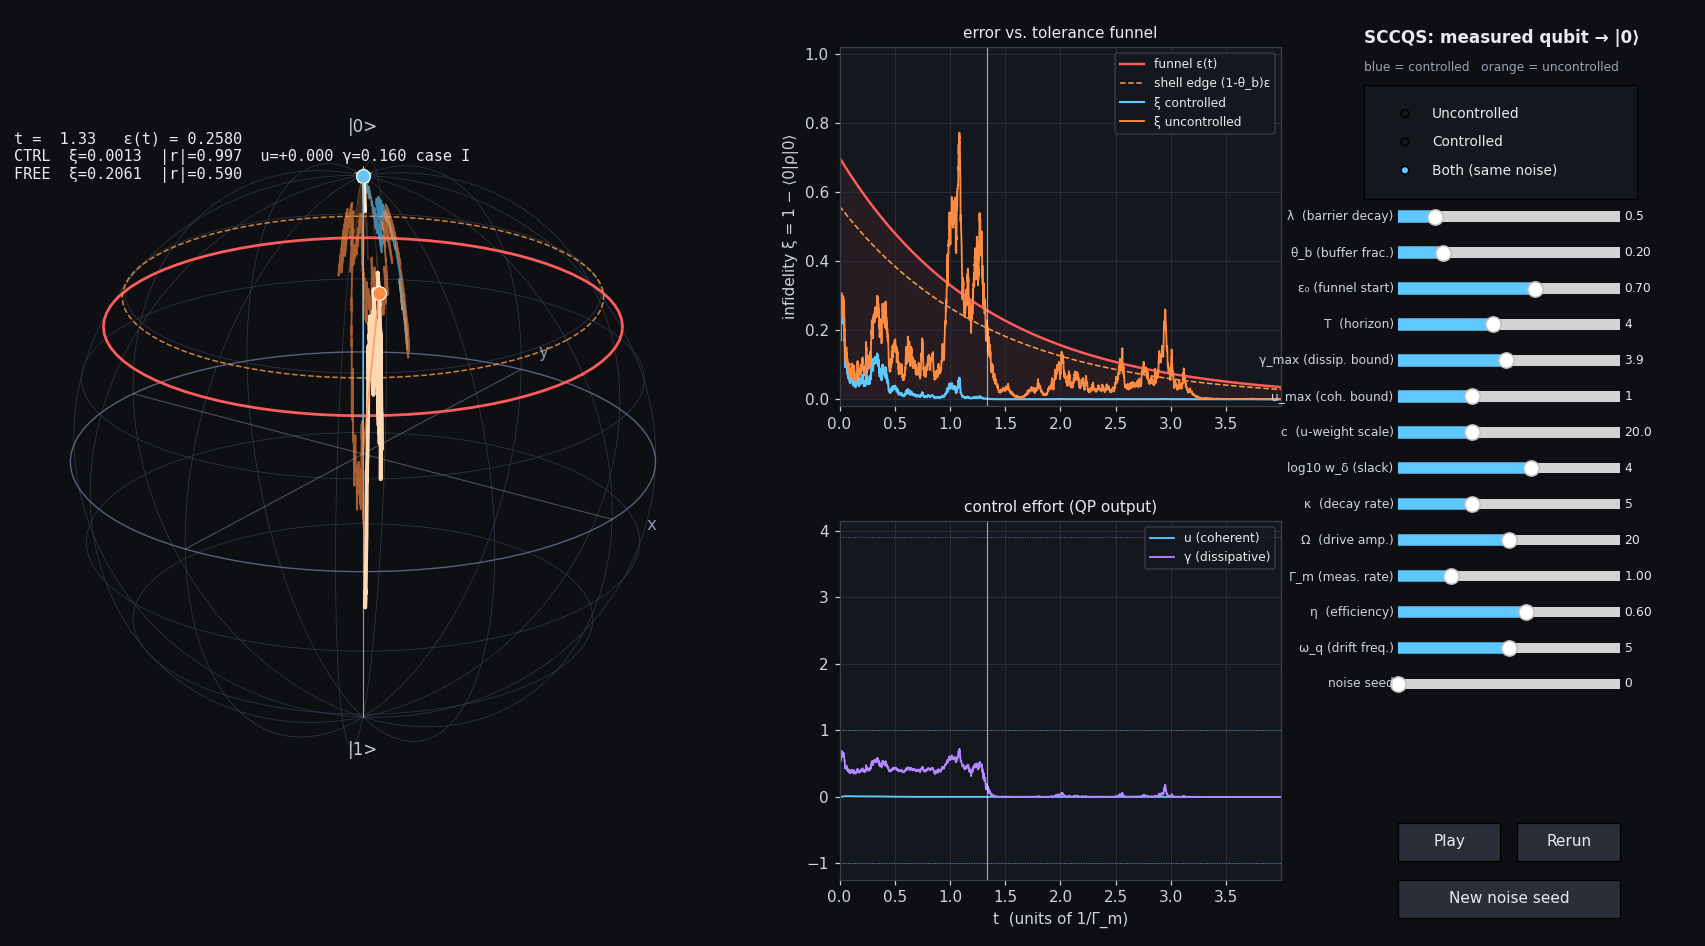

Julia code for this plot:
# How to run
#   julia --project bloch_demo.jl              # interactive window
#   julia --project bloch_demo.jl --headless   # timing + smoke-test PNG
# Requires:  ] add GLMakie   

using GLMakie
using Random, Printf, LinearAlgebra

# parameters 
const DEFAULTS = Dict{Symbol,Float64}(
    :omega_q => 5.0, :Omega => 20.0, :Gamma_m => 1.0, :kappa => 5.0, :eta => 0.6,
    :eps0 => 0.70, :eps_T => 1e-4, :T => 4.0, :theta_b => 0.20, :lam => 0.5,
    :c => 20.0, :wgamma => 1.0, :wdelta => 1e4, :umax => 1.0, :gmax => 3.90,
    :dt => 1e-3, :seed => 0.0,
)
# rho0 = [0.78 0.08; 0.08 0.22]  ->  r0 = (2 Re rho01, -2 Im rho01, rho00 - rho11)
const R0 = (0.16, 0.0, 0.56)

# QP case codes (stored as Int8 for a compact, type-stable trace)
const CASE_NAMES = ("-", "V", "I", "II", "III", "IV")
const C_NONE, C_V, C_I, C_II, C_III, C_IV = Int8.(0:5)
casename(c::Integer) = CASE_NAMES[c + 1]

nsteps(p) = round(Int, p[:T] / p[:dt])
noise(p)  = randn(Xoshiro(round(Int, p[:seed])), nsteps(p)) .* sqrt(p[:dt])

# QP
function solve_qp(alpha, bH, bD, V, lam, wu, wg, wd, umax, gmax)
    Θ = alpha + lam * V
    Θ <= 0.0 && return 0.0, 0.0, C_V
    ν = Θ / (bH^2 / wu + bD^2 / wg + 1.0 / wd)
    u, g = -ν * bH / wu, -ν * bD / wg
    u_ok, g_ok = abs(u) <= umax, g <= gmax
    u_ok && g_ok && return u, g, C_I
    usat = u != 0.0 ? copysign(umax, u) : 0.0
    if !u_ok && g_ok
        ν2 = (alpha + bH * usat + lam * V) / (bD^2 / wg + 1.0 / wd)
        g2 = -ν2 * bD / wg
        return g2 <= gmax ? (usat, g2, C_II) : (usat, gmax, C_IV)
    end
    if u_ok && !g_ok
        ν3 = (alpha + bD * gmax + lam * V) / (bH^2 / wu + 1.0 / wd)
        u3 = -ν3 * bH / wu
        return abs(u3) <= umax ? (u3, gmax, C_III) : (copysign(umax, u3), gmax, C_IV)
    end
    return usat, gmax, C_IV
end

#sim
struct SimResult
    t::Vector{Float64}
    x::Matrix{Float64}        # n × 3 Bloch vector
    pts::Vector{Point3f}      # same, for plotting
    xi::Vector{Float64}
    eps::Vector{Float64}
    u::Vector{Float64}
    gamma::Vector{Float64}
    case::Vector{Int8}
    confined::Bool
end

function simulate(p::AbstractDict, controlled::Bool, dW::AbstractVector = noise(p))
    om, Om, Gm, kap, eta = p[:omega_q], p[:Omega], p[:Gamma_m], p[:kappa], p[:eta]
    dt, T = p[:dt], p[:T]
    n = nsteps(p)
    length(dW) == n || throw(ArgumentError("length(dW) = $(length(dW)) ≠ n = $n"))

    eps0, epsT = p[:eps0], p[:eps_T]
    r_f = -log(0.05) / T
    theta_b, lam = p[:theta_b], p[:lam]
    c, wg, wd, umax, gmax = p[:c], p[:wgamma], p[:wdelta], p[:umax], p[:gmax]
    eps_f  = 1e-2
    sq     = sqrt(eta * Gm)      # sigma_xi = -sq (1 - z^2)
    sq2    = 2.0 * sq            # Bloch diffusion prefactor
    etaGm4 = 4.0 * eta * Gm      # Milstein prefactor

    x, y, z = R0
    X = Matrix{Float64}(undef, n, 3)
    XI = Vector{Float64}(undef, n); EPS = Vector{Float64}(undef, n)
    U = zeros(n); GAM = zeros(n); CASE = fill(C_NONE, n)
    confined = true

    @inbounds for k in 1:n
        t = (k - 1) * dt
        xi = 0.5 * (1.0 - z)
        e_exp = (eps0 - epsT) * exp(-r_f * t)
        eps_t = epsT + e_exp
        xi >= eps_t && (confined = false)

        u = g = 0.0
        case = C_NONE
        if controlled
            s = max(eps_t - xi, theta_b * eps_t)
            V = -log(s / eps_t)
            sig = -sq * (1.0 - z^2)
            bH = -Om * y
            bD = -kap * xi
            eps_dot = -r_f * e_exp
            alpha = -(xi / eps_t) * eps_dot + 0.5 * (1.0 / s) * sig^2
            wu = c / (abs(bH) + eps_f)
            u, g, case = solve_qp(alpha, bH, bD, V, lam, wu, wg, wd, umax, gmax)
        end
        X[k, 1] = x; X[k, 2] = y; X[k, 3] = z
        XI[k] = xi; EPS[k] = eps_t; U[k] = u; GAM[k] = g; CASE[k] = case

        # drift
        hx, hz = 2.0 * u * Om, om
        kg = kap * g
        Fx = -hz * y - 2.0 * Gm * x - 0.5 * kg * x
        Fy = hz * x - hx * z - 2.0 * Gm * y - 0.5 * kg * y
        Fz = hx * y + kg * (1.0 - z)
        # diffusion and Milstein correction
        Gx, Gy, Gz = -sq2 * z * x, -sq2 * z * y, sq2 * (1.0 - z^2)
        q = 2.0 * z^2 - 1.0
        Mx, My, Mz = etaGm4 * x * q, etaGm4 * y * q, -2.0 * etaGm4 * z * (1.0 - z^2)
        dw = dW[k]; m = 0.5 * (dw^2 - dt)
        x += Fx * dt + Gx * dw + Mx * m
        y += Fy * dt + Gy * dw + My * m
        z += Fz * dt + Gz * dw + Mz * m
        rr = sqrt(x^2 + y^2 + z^2)
        if rr > 1.0
            x /= rr; y /= rr; z /= rr
        end
    end
    pts = Point3f.(view(X, :, 1), view(X, :, 2), view(X, :, 3))
    return SimResult(collect((0:n-1) .* dt), X, pts, XI, EPS, U, GAM, CASE, confined)
end

const INTERVAL     = 0.033   # s per animation frame (~30 fps)
const PLAY_SECONDS = 8.0     # wall-clock length of one playback
const TAIL         = 250     # bright highlighted tail, in sim steps
const DEBOUNCE     = 0.15    # s after the last slider motion before re-sim

const BG, PANEL, GRID, SPINE = "#0e0f13", "#15171e", "#2a2e38", "#3a3f4c"
const FG, FG2, FG3 = "#e8eaf0", "#cfd3dc", "#9aa1b3"
const C_CTRL, C_FREE, C_EPS, C_SHELL, C_GAM = "#5ec8ff", "#ff8c42", "#ff5c5c", "#ff9f43", "#b388ff"
const RUN_KEYS = (:ctrl, :free)
const CTRL_KEYS = (:lam, :theta_b, :eps0, :gmax, :umax, :c, :wdelta)

const SLIDER_SPECS = [
    (:lam,     "λ  (barrier decay)",    0.0,  3.0,  false),
    (:theta_b, "θ_b (buffer frac.)",    0.02, 0.9,  false),
    (:eps0,    "ε₀ (funnel start)",     0.30, 0.95, false),
    (:T,       "T  (horizon)",          1.0,  8.0,  false),
    (:gmax,    "γ_max (dissip. bound)", 0.0,  8.0,  false),
    (:umax,    "u_max (coh. bound)",    0.0,  3.0,  false),
    (:c,       "c  (u-weight scale)",   0.1,  60.0, false),
    (:wdelta,  "log₁₀ w_δ (slack)",     1.0,  6.0,  true),
    (:kappa,   "κ  (decay rate)",       0.0,  15.0, false),
    (:Omega,   "Ω  (drive amp.)",       0.0,  40.0, false),
    (:Gamma_m, "Γ_m (meas. rate)",      0.05, 4.0,  false),
    (:eta,     "η  (efficiency)",       0.05, 1.0,  false),
    (:omega_q, "ω_q (drift freq.)",     0.0,  10.0, false),
    (:seed,    "noise seed",            0.0,  99.0, false),
]

function cap_circle(z; m = 80)
    z = clamp(Float64(z), -1.0, 1.0)
    rr = sqrt(max(0.0, 1.0 - z^2))
    [Point3f(rr * cos(θ), rr * sin(θ), z) for θ in range(0, 2π; length = m)]
end

struct RunArtists
    ghost::Observable{Vector{Point3f}}
    trail::Observable{Vector{Point3f}}
    tail::Observable{Vector{Point3f}}
    dot::Observable{Vector{Point3f}}
    arrow::Observable{Vector{Point3f}}
    xi::Observable{Vector{Point2f}}        # 2-D ξ(t) trace
end
RunArtists() = RunArtists((Observable(Point3f[]) for _ in 1:5)..., Observable(Point2f[]))

mutable struct Demo
    p::Dict{Symbol,Float64}
    mode::Symbol                            # :Uncontrolled | :Controlled | :Both
    runs::Dict{Symbol,SimResult}
    frame::Int
    playing::Bool
    n::Int
    stride::Int
    t::Vector{Float64}
    eps::Vector{Float64}
    debounce::Union{Timer,Nothing}

    fig::Figure
    ax3::Axis3
    ax_xi::Axis
    ax_u::Axis
    art::Dict{Symbol,RunArtists}
    xi_plots::Dict{Symbol,Any}
    cap_eps::Observable{Vector{Point3f}}
    cap_shell::Observable{Vector{Point3f}}
    info::Observable{String}
    cursor::Observable{Vector{Float64}}
    band::Observable{Vector{Point2f}}
    funnel::Observable{Vector{Point2f}}
    shell::Observable{Vector{Point2f}}
    u_line::Observable{Vector{Point2f}}
    g_line::Observable{Vector{Point2f}}
    bounds::Observable{Vector{Float64}}
    u_plots::Vector{Any}
    noctrl_txt::Any
    sliders::Dict{Symbol,Slider}
    slider_labels::Dict{Symbol,Label}
    btn_play::Button
end

function Demo()
    set_theme!(merge(Theme(backgroundcolor = BG, textcolor = FG), theme_dark()))
    fig = Figure(size = (1550, 860), backgroundcolor = BG)

    # Bloch sphere
    ax3 = Axis3(fig[1:2, 1]; aspect = (1, 1, 1), viewmode = :fit,
                limits = (-1.1, 1.1, -1.1, 1.1, -1.1, 1.1),
                elevation = deg2rad(22), azimuth = 1.275π,
                backgroundcolor = BG, protrusions = 0,
                xypanelvisible = false, xzpanelvisible = false, yzpanelvisible = false,
                xspinesvisible = false, yspinesvisible = false, zspinesvisible = false)
    hidedecorations!(ax3)

    θ = range(0, 2π; length = 90)
    for lat in (-0.6, -0.3, 0.3, 0.6)
        rr = sqrt(1 - lat^2)
        lines!(ax3, [Point3f(rr * cos(a), rr * sin(a), lat) for a in θ]; color = "#2f3646", linewidth = 0.7)
    end
    for lon in range(0, π; length = 7)[1:end-1]
        lines!(ax3, [Point3f(cos(a) * cos(lon), cos(a) * sin(lon), sin(a)) for a in θ];
               color = "#2f3646", linewidth = 0.7)
    end
    lines!(ax3, [Point3f(cos(a), sin(a), 0) for a in θ]; color = "#59627a", linewidth = 1.2)
    for (a, lab, col) in (((0, 0, 1), "|0⟩", "#c8ccd6"), ((0, 0, -1), "|1⟩", "#c8ccd6"),
                          ((1, 0, 0), "x", "#8b93a7"), ((0, 1, 0), "y", "#8b93a7"))
        v = Point3f(a...)
        lines!(ax3, [-v, v]; color = (col, 0.5), linewidth = 1.0)
        text!(ax3, 1.15f0 * v; text = lab, color = col, fontsize = 16, align = (:center, :center))
    end
    scatter!(ax3, [Point3f(0, 0, 1)]; marker = :star5, markersize = 24,
             color = "#ffd23f", strokecolor = :black, strokewidth = 0.5)

    cap_eps   = Observable(Point3f[])
    cap_shell = Observable(Point3f[])
    lines!(ax3, cap_eps;   color = C_EPS, linewidth = 2.2)
    lines!(ax3, cap_shell; color = (C_SHELL, 0.8), linewidth = 1.3, linestyle = :dash)

    art = Dict{Symbol,RunArtists}()
    for (key, col) in ((:ctrl, C_CTRL), (:free, C_FREE))
        a = RunArtists()
        lines!(ax3, a.ghost; color = (col, 0.22), linewidth = 0.8)
        lines!(ax3, a.trail; color = (col, 0.55), linewidth = 1.6)
        lines!(ax3, a.tail;  color = key === :ctrl ? :white : "#ffd9b3", linewidth = 3.0)
        lines!(ax3, a.arrow; color = (col, 0.7), linewidth = 1.5)
        scatter!(ax3, a.dot; color = col, markersize = 14, strokecolor = :white, strokewidth = 1)
        art[key] = a
    end
    info = Observable("")
    Label(fig[1:2, 1], info; tellwidth = false, tellheight = false, halign = :left,
          valign = :top, justification = :left, color = FG, fontsize = 13,
          padding = (12, 0, 0, 12))

    # panels
    axkw = (backgroundcolor = PANEL, xgridcolor = GRID, ygridcolor = GRID,
            xtickcolor = FG2, ytickcolor = FG2, xticklabelcolor = FG2, yticklabelcolor = FG2,
            bottomspinecolor = SPINE, topspinecolor = SPINE,
            leftspinecolor = SPINE, rightspinecolor = SPINE, titlecolor = FG, titlesize = 14)
    ax_xi = Axis(fig[1, 2]; title = "error vs. tolerance funnel",
                 ylabel = L"\xi = 1 - \langle 0|\rho|0\rangle", ylabelcolor = FG2, axkw...)
    ax_u  = Axis(fig[2, 2]; title = "control effort (QP output)",
                 xlabel = "t  (units of 1/Γ_m)", xlabelcolor = FG2, axkw...)
    linkxaxes!(ax_xi, ax_u)

    band   = Observable(Point2f[])
    funnel = Observable(Point2f[])
    shell  = Observable(Point2f[])
    cursor = Observable([0.0])
    poly!(ax_xi, band; color = (C_EPS, 0.08), strokewidth = 0)
    lines!(ax_xi, funnel; color = C_EPS, linewidth = 1.8, label = "funnel ε(t)")
    lines!(ax_xi, shell;  color = C_SHELL, linewidth = 1.2, linestyle = :dash,
           label = "shell edge (1-θ_b)ε")
    xi_plots = Dict{Symbol,Any}(
        :ctrl => lines!(ax_xi, art[:ctrl].xi; color = C_CTRL, linewidth = 1.6, label = "ξ controlled"),
        :free => lines!(ax_xi, art[:free].xi; color = C_FREE, linewidth = 1.4, label = "ξ uncontrolled"),
    )
    vlines!(ax_xi, cursor; color = (:white, 0.6), linewidth = 1)
    axislegend(ax_xi; position = :rt, labelsize = 11, backgroundcolor = PANEL,
               framecolor = SPINE, labelcolor = FG)

    u_line = Observable(Point2f[])
    g_line = Observable(Point2f[])
    bounds = Observable([DEFAULTS[:gmax], DEFAULTS[:umax], -DEFAULTS[:umax]])
    u_plots = Any[
        lines!(ax_u, u_line; color = C_CTRL, linewidth = 1.4, label = "u (coherent)"),
        lines!(ax_u, g_line; color = C_GAM,  linewidth = 1.4, label = "γ (dissipative)"),
        hlines!(ax_u, bounds; color = [(C_GAM, 0.7), (C_CTRL, 0.7), (C_CTRL, 0.7)],
                linewidth = 1, linestyle = :dot),
    ]
    vlines!(ax_u, cursor; color = (:white, 0.6), linewidth = 1)
    axislegend(ax_u; position = :rt, labelsize = 11, backgroundcolor = PANEL,
               framecolor = SPINE, labelcolor = FG)
    noctrl_txt = text!(ax_u, 0.5, 0.5; text = "u = γ = 0  (no controller)", space = :relative,
                       align = (:center, :center), color = FG3, fontsize = 15, visible = false)

    # controls
    gl = GridLayout(fig[1:2, 3]; tellheight = false, valign = :top)
    Label(gl[1, 1], "SCCQS: measured qubit → |0⟩"; color = FG, fontsize = 16,
          font = :bold, halign = :left)
    Label(gl[2, 1], "blue = controlled   orange = uncontrolled"; color = FG3,
          fontsize = 12, halign = :left)
    menu = Menu(gl[3, 1]; options = ["Uncontrolled", "Controlled", "Both (same noise)"],
                default = "Both (same noise)", textcolor = FG,
                cell_color_inactive_even = PANEL, cell_color_inactive_odd = PANEL,
                cell_color_hover = SPINE, cell_color_active = "#2a4a60",
                selection_cell_color_inactive = GRID, dropdown_arrow_color = FG)

    sg = SliderGrid(gl[4, 1],
        [(label = lab,
          range = key === :seed ? (0:99) : range(lo, hi; length = 301),
          startvalue = islog ? log10(DEFAULTS[key]) : DEFAULTS[key],
          format = key === :seed ? (v -> string(round(Int, v))) : (v -> @sprintf("%.3g", v)))
         for (key, lab, lo, hi, islog) in SLIDER_SPECS]...;
        width = 330, tellheight = true)
    sliders = Dict{Symbol,Slider}()
    slider_labels = Dict{Symbol,Label}()
    for (i, (key, _, _, _, _)) in enumerate(SLIDER_SPECS)
        sliders[key] = sg.sliders[i]
        slider_labels[key] = sg.labels[i]
        sg.labels[i].color = FG2; sg.labels[i].fontsize = 12
        sg.valuelabels[i].color = FG; sg.valuelabels[i].fontsize = 12
    end

    bkw = (buttoncolor = GRID, buttoncolor_hover = "#3a4256", buttoncolor_active = "#4a5470",
           labelcolor = FG, labelcolor_hover = FG, labelcolor_active = FG)
    bl = GridLayout(gl[5, 1])
    btn_play  = Button(bl[1, 1]; label = "Play",  width = 150, bkw...)
    btn_rerun = Button(bl[1, 2]; label = "Rerun", width = 150, bkw...)
    btn_seed  = Button(bl[2, 1:2]; label = "New noise seed", width = 306, bkw...)
    rowgap!(gl, 10)

    colsize!(fig.layout, 1, Relative(0.42))
    colsize!(fig.layout, 3, Fixed(360))

    d = Demo(Dict(DEFAULTS), :Both, Dict{Symbol,SimResult}(), 1, false, 1, 1,
             Float64[], Float64[], nothing,
             fig, ax3, ax_xi, ax_u, art, xi_plots, cap_eps, cap_shell, info, cursor,
             band, funnel, shell, u_line, g_line, bounds, u_plots, noctrl_txt,
             sliders, slider_labels, btn_play)

    for (key, _, _, _, islog) in SLIDER_SPECS
        on(sliders[key].value) do v
            d.p[key] = islog ? 10.0^v : Float64(v)
            schedule_rerun!(d)                        # re-sim after drag settles
        end
    end
    on(menu.selection) do lab
        d.mode = Symbol(first(split(lab)))
        set_controls_enabled!(d)
        rerun!(d)
    end
    on(_ -> toggle_play!(d), btn_play.clicks)
    on(_ -> rerun!(d), btn_rerun.clicks)
    on(btn_seed.clicks) do _
        set_close_to!(d.sliders[:seed], mod(round(Int, d.p[:seed]) + 1, 100))
    end

    set_controls_enabled!(d)
    rerun!(d)
    return d
end

function set_controls_enabled!(d::Demo)
    col = d.mode === :Uncontrolled ? "#555b69" : FG2
    for k in CTRL_KEYS
        d.slider_labels[k].color = col
    end
end

function schedule_rerun!(d::Demo)
    d.debounce === nothing || close(d.debounce)
    d.debounce = Timer(DEBOUNCE) do _
        try
            rerun!(d)
        catch err
            @error "re-simulation failed" exception = (err, catch_backtrace())
        end
    end
end

function stop!(d::Demo)
    d.playing = false
    d.btn_play.label[] = "Play"
end

function toggle_play!(d::Demo)
    d.playing && return stop!(d)
    d.frame >= d.n && (d.frame = 1)
    d.playing = true
    d.btn_play.label[] = "Pause"
    errormonitor(@async begin
        while d.playing && d.frame < d.n
            d.frame = min(d.frame + d.stride, d.n)
            draw_frame!(d)
            sleep(INTERVAL)
        end
        d.playing && stop!(d)
    end)
end

function rerun!(d::Demo)
    stop!(d)
    p = d.p
    dW = noise(p)                                  # shared noise → "Both (same noise)"
    empty!(d.runs)
    d.mode in (:Controlled, :Both)   && (d.runs[:ctrl] = simulate(p, true, dW))
    d.mode in (:Uncontrolled, :Both) && (d.runs[:free] = simulate(p, false, dW))
    ref = first(values(d.runs))
    d.n, d.t, d.eps = length(ref.t), ref.t, ref.eps
    d.stride = max(1, floor(Int, d.n / (PLAY_SECONDS / INTERVAL)))
    draw_static_panels!(d)
    d.frame = 1
    draw_frame!(d)
end

function draw_static_panels!(d::Demo)
    t, eps, θb = d.t, d.eps, d.p[:theta_b]
    d.band[]   = vcat(Point2f.(t, eps), Point2f.(reverse(t), 0))
    d.funnel[] = Point2f.(t, eps)
    d.shell[]  = Point2f.(t, (1 - θb) .* eps)

    for key in RUN_KEYS
        a = d.art[key]
        if haskey(d.runs, key)
            r = d.runs[key]
            a.xi[] = Point2f.(t, r.xi)
            a.ghost[] = r.pts
            d.xi_plots[key].visible = true
        else
            a.xi[] = Point2f[]
            for o in (a.ghost, a.trail, a.tail, a.dot, a.arrow)
                o[] = Point3f[]
            end
            d.xi_plots[key].visible = false
        end
    end
    breach = haskey(d.runs, :ctrl) && !d.runs[:ctrl].confined
    d.ax_xi.title = breach ? "error vs. tolerance funnel   [CONTROLLED BREACH]" :
                             "error vs. tolerance funnel"

    hasctrl = haskey(d.runs, :ctrl)
    if hasctrl
        r = d.runs[:ctrl]
        d.u_line[] = Point2f.(t, r.u)
        d.g_line[] = Point2f.(t, r.gamma)
        d.bounds[] = [d.p[:gmax], d.p[:umax], -d.p[:umax]]
    else
        d.u_line[] = Point2f[]; d.g_line[] = Point2f[]
    end
    foreach(pl -> pl.visible = hasctrl, d.u_plots)
    d.noctrl_txt.visible = !hasctrl
    d.ax_u.title = hasctrl ? "control effort (QP output)" : "control effort"

    xlims!(d.ax_xi, 0, t[end]); ylims!(d.ax_xi, -0.02, 1.02)
    if hasctrl
        lo = min(minimum(d.runs[:ctrl].u), -d.p[:umax], 0.0)
        hi = max(maximum(d.runs[:ctrl].gamma), maximum(d.runs[:ctrl].u), d.p[:gmax], d.p[:umax])
        pad = 0.05 * max(hi - lo, 1e-3)
        ylims!(d.ax_u, lo - pad, hi + pad)
    else
        ylims!(d.ax_u, -1, 1)
    end
end

function draw_frame!(d::Demo)
    k = d.frame
    t, e = d.t[k], d.eps[k]
    # safe cap on the sphere: ξ < ε  ⇔  z > 1 − 2ε
    d.cap_eps[]   = cap_circle(1 - 2e)
    d.cap_shell[] = cap_circle(1 - 2 * (1 - d.p[:theta_b]) * e)

    io = IOBuffer()
    @printf(io, "t = %5.2f   ε(t) = %.4f", t, e)
    for key in RUN_KEYS
        haskey(d.runs, key) || continue
        r, a = d.runs[key], d.art[key]
        P = r.pts
        k0 = max(1, k - TAIL)
        a.trail[] = P[1:k0]
        a.tail[]  = P[k0:k]
        a.dot[]   = [P[k]]
        a.arrow[] = [Point3f(0, 0, 0), P[k]]
        @printf(io, "\n%s  ξ=%.4f  |r|=%.3f", key === :ctrl ? "CTRL" : "FREE",
                r.xi[k], norm(@view r.x[k, :]))
        key === :ctrl && @printf(io, "  u=%+.3f γ=%.3f case %s",
                                 r.u[k], r.gamma[k], casename(r.case[k]))
    end
    d.info[] = String(take!(io))
    d.cursor[] = [t]
    return nothing
end

function main(args = ARGS)
    if "--headless" in args
        GLMakie.activate!(visible = false)
        simulate(DEFAULTS, true)                               
        t0 = time_ns(); r = simulate(DEFAULTS, true); t1 = time_ns()
        @printf("sim: %.1f ms  confined=%s  xi_T=%.2e\n", (t1 - t0) / 1e6, r.confined, r.xi[end])
        d = Demo()
        d.frame = d.n ÷ 3; draw_frame!(d)
        save("bloch_demo_smoke.png", d.fig)
        println("wrote bloch_demo_smoke.png")
        return
    end
    d = Demo()
    screen = display(d.fig)
    wait(screen)                      
end

if abspath(PROGRAM_FILE) == @__FILE__
    main()
end
